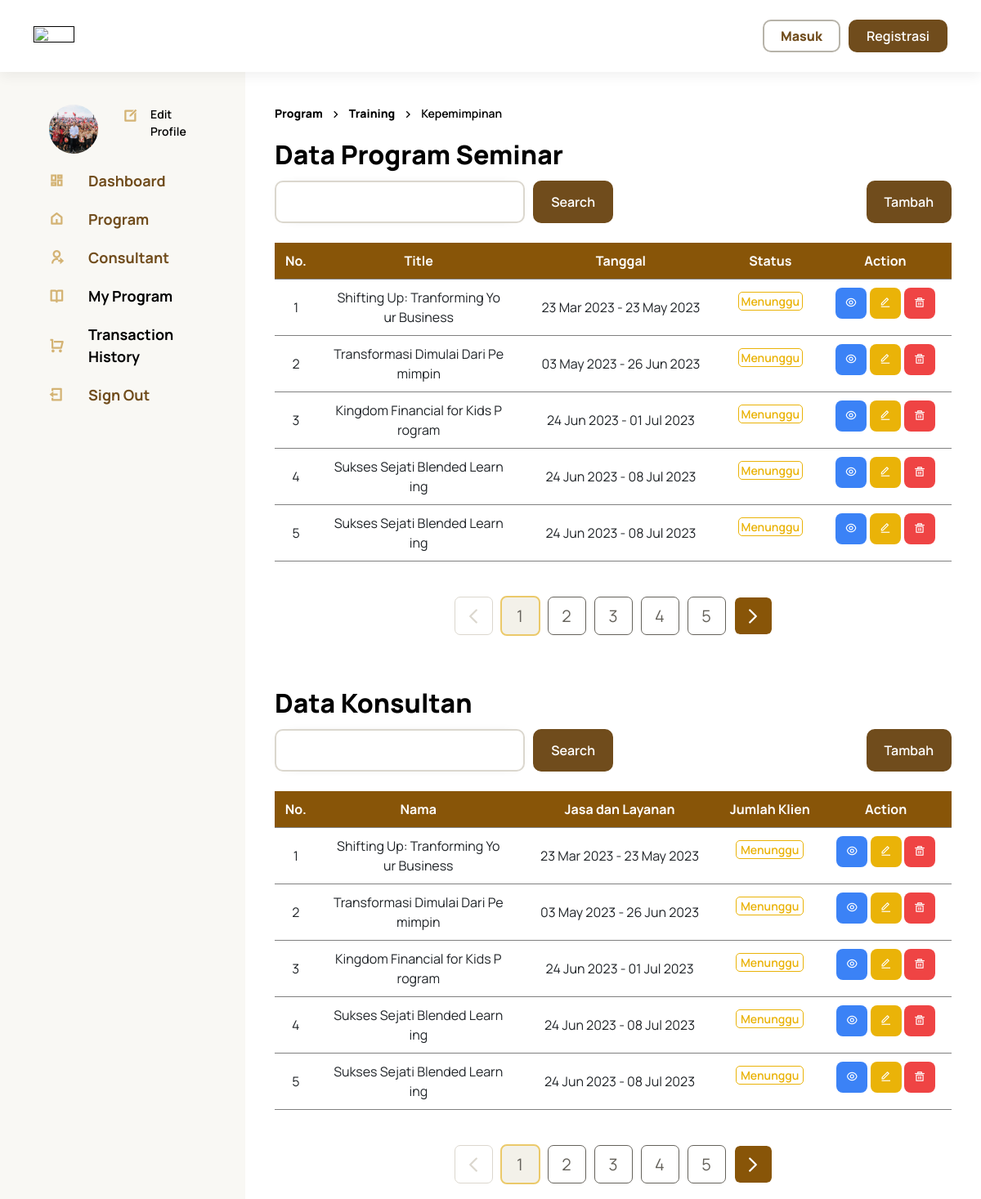
Screenshot of /index.php/admin with the database file from the repository.
### tables this page shows
CREATE TABLE `program` (
  `id` int(8) NOT NULL,
  `name` varchar(50) NOT NULL,
  `tag` varchar(255) DEFAULT NULL,
  `type` varchar(50) NOT NULL,
  `descProgram` text NOT NULL,
  `priceMin` int(20) NOT NULL,
  `priceMax` int(20) NOT NULL,
  `dateStart` date NOT NULL,
  `dateEnd` date NOT NULL,
  `time_start` time DEFAULT NULL,
  `time_end` time DEFAULT NULL,
  `mode` enum('online','hybrid','offline') DEFAULT NULL,
  `url` varchar(100) DEFAULT NULL,
  `lokasi` varchar(100) DEFAULT NULL,
  `alamat` varchar(100) DEFAULT NULL,
  `kota` varchar(100) DEFAULT NULL,
  `photo` varchar(255) NOT NULL,
  `kuota` int(20) DEFAULT NULL
);

### application/controllers/Admin.php (called while the page is built, shortened)
<?php
class Admin extends CI_Controller
{
    public function __construct()
    {
        $this->load->library('form_validation');
    }
    public function index()
    {
        if($this->input->get('search'))
        {
            $this->db->like('name', $this->input->get('search'));
            $query = $this->db->get('program');
            $dataProgram = $query->result();
        }else{
            $this->load->model("ProgramModel");
            $dataProgram = $this->ProgramModel->getProgram();
        }
        $data['program'] = $dataProgram;
        $data['page_title'] = 'Dashboard';
        $data['user']    = $this->db->get_where('users', ['email' =>
        $this->session->userdata('email')])->row_array();
        $this->load->view('main/admin/index', $data);
    }
}

### index.php (called while the page is built, shortened)
<?php
require_once BASEPATH.'core/CodeIgniter.php';

### application/models/ProgramModel.php (called while the page is built, shortened)
<?php
class ProgramModel extends CI_MOdel
{
    public function getProgram()
    {
        $query = $this->db->get('program');
        return $query->result();
    }
}

### application/views/main/admin/index.php (the view, shortened to what this page needs)
<!DOCTYPE html>
<html lang="en">
<head>
    <link rel="stylesheet" href="<?php echo base_url('assets/css/home.css'); ?>">
    <link rel="stylesheet" href="<?php echo base_url('assets/css/_partials/sidebar.css'); ?>">
    <link rel="stylesheet" href="<?php echo base_url('assets/css/admin/home.css'); ?>">
    <link rel="stylesheet" href="<?php echo base_url('assets/css/admin/dashboard.css'); ?>">
</head>
<body>
    <div class="container-fluid">
        <div class="row ">
            <div class="col-3 user-box ">
            </div>
            <div class="col">
                <div class="container container-consultant">
                    <div class="route d-flex gap-2">
                        <p><strong>Program</strong></p>
                        <i class="ri-arrow-right-s-line"></i>
                        <p><strong>Training</strong></p>
                        <i class="ri-arrow-right-s-line"></i>
                        <p>Kepemimpinan</p>
                    </div>
                    <h4>Data Program Seminar</h3>
                    <form action="<?= base_url().'/admin/index' ?>" method="GET">
                        <div class="d-flex justify-content-between">
                                <div class="search-bar col-6">
                                    <input type="text" name="search" class="log-input">
                                    <button class="log-primary-button">Search</button>
                                </div>
                            <a href="<?php echo site_url('admin/tambah') ?>" class="log-primary-button text-center">
                                Tambah
                            </a>
                        </div>
                    </form>
                        <div class="table--section table my-4">
                            <table>
                                <thead>
                                    <tr>
                                        <th>No.</th>
                                        <th style="width: 30%;">Title</th>
                                        <th>Tanggal</th>
                                        <th>Status</th>
                                        <th>Action</th>
                                    </tr>
                                </thead>
                                <tbody>
                                    <?php $no = 1;
                                    foreach ($program as $item) : ?>
                                    <tr>
                                        <td><?php echo $no++ ?></td>
                                        <td><?php echo $item->name ?></td>
                                        <td><?php echo date('d M Y', strtotime($item->dateStart)) . " - " . date('d M Y', strtotime($item->dateEnd)) ?>
                                        </td>
                                        <td>
                                            <p class="menunggu">Menunggu</p>
                                        </td>
                                        <td class="d-flex justify-content-between">
                                            <a href="<?php echo site_url('admin/edit') ?>">
                                                <button class="edit">
                                                    <i class="ri-eye-line"></i>
                                                </button>
                                            </a>
                                            <a href="<?php echo site_url('admin/edit/' . $item->id) ?>">
                                                <button class="warning">
                                                    <i class="ri-edit-line"></i>
                                                </button>
                                            </a>
                                            <a href="<?php echo site_url('admin/delete_row/' . $item->id); ?>">
                                                <button class="delete">
                                                    <i class="ri-delete-bin-5-line"></i>
                                                </button>
                                            </a>
                                        </td>
                                    </tr>
                                    <?php endforeach; ?>
                                </tbody>
                            </table>
                        </div>
                </div>
                <div class="container container-consultant">
                    <h4>Data Konsultan</h3>
                        <div class="d-flex justify-content-between">
                            <div class="search-bar col-6">
                                <input type="text" class="log-input">
                                <button class="log-primary-button">Search</button>
                            </div>
                            <a href="<?php echo site_url('admin/add_consultant') ?>"
                                class="log-primary-button text-center">
                                Tambah
                            </a>
                        </div>
                        <div class="table--section table my-4">
                            <table>
                                <thead>
                                    <tr>
                                        <th>No.</th>
                                        <th style="width: 30%;">Nama</th>
                                        <th>Jasa dan Layanan</th>
                                        <th>Jumlah Klien</th>
                                        <th>Action</th>
                                    </tr>
                                </thead>
                                <tbody>
                                    <?php $no = 1;
                                    foreach ($program as $item) : ?>
                                    <tr>
                                        <td><?php echo $no++ ?></td>
                                        <td><?php echo $item->name ?></td>
                                        <td><?php echo date('d M Y', strtotime($item->dateStart)) . " - " . date('d M Y', strtotime($item->dateEnd)) ?>
                                        </td>
                                        <td>
                                            <p class="menunggu">Menunggu</p>
                                        </td>
                                        <td class="d-flex justify-content-between">
                                            <a href="<?php echo site_url('admin/edit') ?>">
                                                <button class="edit">
                                                    <i class="ri-eye-line"></i>
                                                </button>
                                            </a>
                                            <a href="<?php echo site_url('admin/edit/' . $item->id) ?>">
                                                <button class="warning">
                                                    <i class="ri-edit-line"></i>
                                                </button>
                                            </a>
                                            <a href="<?php echo site_url('admin/delete_row/' . $item->id); ?>">
                                                <button class="delete">
                                                    <i class="ri-delete-bin-5-line"></i>
                                                </button>
                                            </a>
                                        </td>
                                    </tr>
                                    <?php endforeach; ?>
                                </tbody>
                            </table>
                        </div>
                </div>
            </div>
        </div>
</html>

### assets/css/main.css (style rules this page uses)
:root { --header-height: 4.5rem; --body-font: "Manrope"; --large-font-size: 1rem; --normal-font-size: 0.875rem; --small-font-size: 0.813rem; --smaller-font-size: 0.75rem; --line-normal: var(--line-normal); --font-medium: 600; --font-semi-bold: 700; --font-bold: 900; --z-tooltip: 10; --z-fixed: 100; --white-color: #ffffff; --black-color: #000000; --primary-color-1: #f7eed2; --primary-color-2: #f0dba8; --primary-color-3: #d4b374; --primary-color-4: #a9844a; --primary-color-5: #704c1c; --primary-color-6: #603c14; --primary-color-7: #502e0e; --primary-color-8: #402108; --primary-color-9: #351805; --secondary-color-1: #fbf2cd; --secondary-color-2: #f8e39d; --secondary-color-3: #ebc96a; --secondary-color-4: #d8ac44; --secondary-color-5: #be8511; --secondary-color-6: #a36c0c; --secondary-color-7: #885508; --secondary-color-8: #402108; --secondary-color-9: #351805; --gray-color-1: #f9f8f4; --gray-color-2: #f3f1e9; --gray-color-3: #dbd7ce; --gray-color-4: #b7b3a9; --gray-color-5: #65625b; --gray-color-6: #565042; --gray-color-7: #483f2d; --gray-color-8: #3a2e1d; --gray-color-9: #302311; --danger-color-1: #fef2f2; --danger-color-2: #fee2e2; --danger-color-3: #fecaca; --danger-color-4: #fca5a5; --danger-color-5: #fca5a5; --danger-color-6: #ef4444; --danger-color-7: #dc2626; --danger-color-8: #b91c1c; --danger-color-9: #991b1b; --warning-color-1: #fefce8; --warning-color-2: #fef9c3; --warning-color-3: #fef08a; --warning-color-4: #fde047; --warning-color-5: #facc15; --warning-color-6: #eab308; --warning-color-7: #ca8a04; --warning-color-8: #a16207; --warning-color-9: #854d0e; --success-color-1: #f0fdf4; --success-color-2: #dcfce7; --success-color-3: #bbf7d0; --success-color-4: #86efac; --success-color-5: #4ade80; --success-color-6: #22c55e; --success-color-7: #16a34a; --success-color-8: #15803d; --success-color-9: #166534; --normal-color-1: #eff6ff; --normal-color-2: #dbeafe; --normal-color-3: #bfdbfe; --normal-color-4: #93c5fd; --normal-color-5: #60a5fa; --normal-color-6: #3b82f6; --normal-color-7: #2563eb; --normal-color-8: #1d4ed8; --normal-color-9: #1e40af; }
body { width: 100%; color: var(--black-color); font-family: var(--body-font); }
h4 { font-size: 2rem; font-weight: var(--font-bold); line-height: var(--line-normal); }
p { font-size: var(--normal-font-size); font-weight: var(--font-medium); line-height: var(--line-normal); color: var(--black-color); }
a { font-size: var(--normal-font-size); text-decoration: none; color: var(--primary-color-5); }
input.log-input, textarea { width: 100%; padding: 12px 20px; font-weight: var(--font-medium); border-radius: 10px; border: 2px solid var(--gray-color-3); box-shadow: 0px 0px 20px -18px; }
.search-bar { display: flex; column-gap: 10px; }

### assets/css/_partials/button.css (style rules this page uses)
.log-primary-button { border: 2px solid var(--primary-color-5); padding: 6px 20px; font-size: 1rem; font-weight: var(--font-medium); border-radius: 10px; background-color: var(--primary-color-5); color: var(--white-color); }

### assets/css/_partials/sidebar.css (style rules this page uses)
.user-box { padding: 30px 60px; background-color: var(--gray-color-1); }

### assets/css/admin/home.css (style rules this page uses)
.container-consultant { padding-top: 40px; }
a { display: flex; align-items: center; }

### assets/css/admin/dashboard.css (style rules this page uses)
thead th { font-family: var(--body-font); font-weight: var(--font-semi-bold); font-size: 16px; padding: 10px; color: var(--white-color); background: #885508; border-radius: 0px; }
th, td { padding: 10px 20px; word-break: break-all; text-align: center; }
td button { outline: none; border: none; border-radius: 8px; padding: 7px; width: 38px; height: 38px; gap: 10px; }
.edit { color: var(--white-color); background: #3b82f6; }
.warning { background: #eab308; color: var(--white-color); }
.delete { color: var(--white-color); background: #ef4444; }
td .menunggu { box-sizing: border-box; color: #eab308; background: var(--white-color); border: 1px solid #eab308; border-radius: 5px; }

### rows the page displays
program: name "Shifting Up: Tranforming Your Business", dateStart "23 Mar 2023", dateEnd "23 May 2023"
program: name "Transformasi Dimulai Dari Pemimpin", dateStart "03 May 2023", dateEnd "26 Jun 2023"
program: name "Kingdom Financial for Kids Program", dateStart "24 Jun 2023", dateEnd "01 Jul 2023"
program: name "Sukses Sejati Blended Learning", dateStart "24 Jun 2023", dateEnd "08 Jul 2023"
program: name "Sukses Sejati Blended Learning", dateStart "24 Jun 2023", dateEnd "08 Jul 2023"
